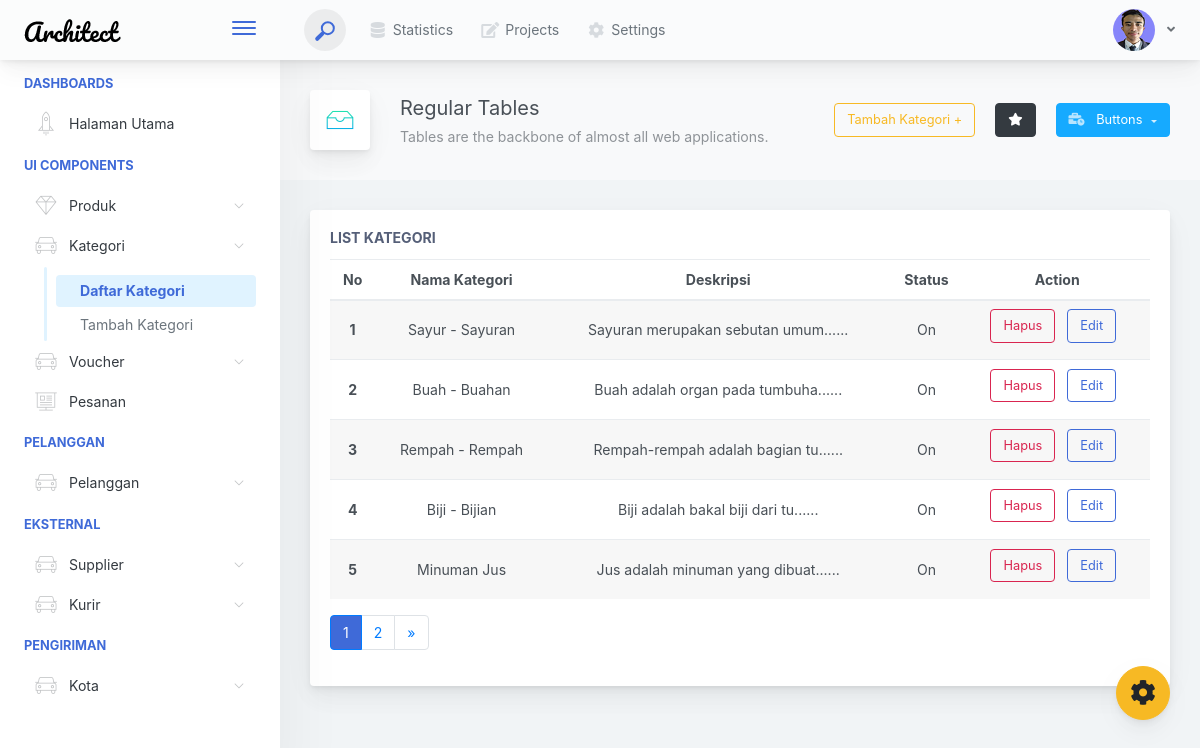
/admin/index.php?module=kategori&action=list (signed in), run on the app's committed database.
### tables this page shows
CREATE TABLE `kategori` (
  `kategori_id` int(10) NOT NULL,
  `nama_kategori` varchar(250) NOT NULL,
  `keterangan` varchar(250) DEFAULT NULL,
  `status` enum('on','off') NOT NULL
);

### admin/module/kategori/list.php (the view, shortened to what this page needs)
<?php
    $pagination = isset($_GET["pagination"]) ? $_GET["pagination"] : 1 ;
    $mulai_dari = ($pagination-1) * $data_per_halaman;
    $where = false;
    $kategori = query("select * from $module $where LIMIT $mulai_dari,$data_per_halaman");
?>
                    <div class="app-main__inner">
                        <div class="app-page-title">
                            <div class="page-title-wrapper">
                                <div class="page-title-heading">
                                    <div class="page-title-icon">
                                        <i class="pe-7s-drawer icon-gradient bg-happy-itmeo">
                                        </i>
                                    </div>
                                    <div>Regular Tables
                                        <div class="page-title-subheading">Tables are the backbone of almost all web applications.
                                        </div>
                                    </div>
                                </div>
                                <div class="page-title-actions">
                                        <?= tombol_tambah();?>
                                        <button type="button" data-toggle="tooltip" title="Example Tooltip" data-placement="bottom" class="btn-shadow mr-3 btn btn-dark">
                                            <i class="fa fa-star"></i>
                                        </button>
                                        <div class="d-inline-block dropdown">
                                            <button type="button" data-toggle="dropdown" aria-haspopup="true" aria-expanded="false" class="btn-shadow dropdown-toggle btn btn-info">
                                                <span class="btn-icon-wrapper pr-2 opacity-7">
                                                    <i class="fa fa-business-time fa-w-20"></i>
                                                </span>
                                                Buttons
                                            </button>
                                        </div>
                                </div>
                            </div>
                        </div>
                        <div class="row">
                            <div class="col-lg-12">
                                <div class="main-card mb-3 card">
                                    <div class="card-body">
                                        <h5 class="card-title">List Kategori</h5>
                                        <table class="mb-0 table table-striped text-center table-hover ">
                                            <thead>
                                            <tr>
                                                <th scope="col">No</th>
                                                <th scope="col">Nama Kategori</th>
                                                <th scope="col">Deskripsi</th>
                                                <th scope="col">Status</th>
                                                <th scope="col">Action</th>
                                            </tr>
                                            </thead>
                                            <tbody>
                                            <?php
                                                $no = 1 + $mulai_dari;
                                                foreach($kategori as $kategori_part): ?>
                                                        <tr>
                                                            <th scope="row"><?= $no ?></th>
                                                            <td><?= $kategori_part["nama_kategori"] ?></td>
                                                            <td><?= substr($kategori_part["keterangan"],0,30) ?>......</td>
                                                            <td><?= ucwords($kategori_part["status"]) ?></td>
                                                            <td>
                                                                <form action="module/proses.php" method="POST">
                                                                    <button class="mb-2 mr-2 btn-transition btn btn-outline-danger" name="submit" value="hapus"
                                                                    onclick="return confirm('yakin');">Hapus</button>
                                                                    <button class="mb-2 mr-2 btn-transition btn btn-outline-primary" name="submit" value="edit"
                                                                    >Edit</button>
                                                                </form>
                                                            </td>
                                                        </tr>
                                            <?php $no++;
                                                endforeach; ?>
                                            </tbody>
                                        </table>
                                    </div>
                                </div>
                            </div>
                        </div>
                    </div>

### data on the page
kategori: nama_kategori "Sayur - Sayuran", keterangan "Sayuran merupakan sebutan umum", status "On"
kategori: nama_kategori "Buah - Buahan", keterangan "Buah adalah organ pada tumbuha", status "On"
kategori: nama_kategori "Rempah - Rempah", keterangan "Rempah-rempah adalah bagian tu", status "On"
kategori: nama_kategori "Biji - Bijian", keterangan "Biji adalah bakal biji dari tu", status "On"
kategori: nama_kategori "Minuman Jus", keterangan "Jus adalah minuman yang dibuat", status "On"

### other printed values
$module "Kategori"
